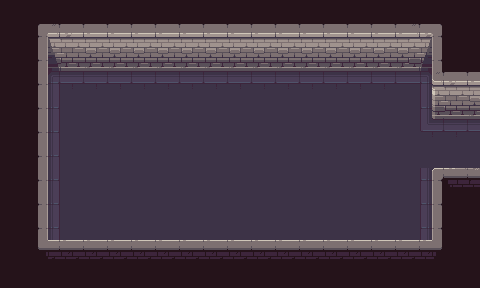

Rendered tile map (Tiled .tmx) drawn with the repository's tilesets; below, a short description and the full map source, tile grids included:
An orthogonal 20x12 tile map with 24x24 px tiles, 2 tile layers (图块层 1, Wall), 2 tilesets.

<map version="1.10" tiledversion="1.11.2" orientation="orthogonal" renderorder="right-down" width="20" height="12" tilewidth="24" tileheight="24" infinite="0" nextlayerid="3" nextobjectid="1">
 <tileset firstgid="1" source="../Base.tsx" />
 <tileset firstgid="106" source="../Air.tsx" />
 <layer id="1" name="图块层 1" width="20" height="12">
  <data encoding="csv">
101,101,101,101,101,101,101,101,101,101,101,101,101,101,101,101,101,101,101,101,
101,18,19,20,20,20,20,20,25,20,20,20,20,20,20,20,20,26,27,101,
101,63,34,40,40,40,40,40,35,35,35,35,35,40,40,40,40,41,42,101,
101,63,37,50,50,50,50,50,50,50,50,50,50,50,50,50,50,38,24,25,
101,63,64,68,68,68,68,68,68,68,68,68,68,68,68,68,68,71,39,40,
101,48,64,68,68,68,68,68,68,68,68,68,68,68,68,68,68,53,54,54,
101,48,64,68,68,68,68,68,68,68,68,68,68,68,68,68,68,70,70,70,
101,63,64,68,68,68,68,68,68,68,68,68,68,68,68,68,68,71,84,85,
101,63,64,68,68,68,68,68,68,68,68,68,68,68,68,68,68,71,42,101,
101,63,64,68,68,68,68,68,68,68,68,68,68,68,68,68,68,71,42,101,
101,96,97,97,97,97,97,97,97,97,97,97,97,97,97,97,97,97,99,101,
101,101,101,101,101,101,101,101,101,101,101,101,101,101,101,101,101,101,101,101
</data>
 </layer>
 <layer id="2" name="Wall" width="20" height="12" opacity="0">
  <data encoding="csv">
0,0,0,0,0,0,0,0,0,0,0,0,0,0,0,0,0,0,0,0,
0,106,106,106,106,106,106,106,106,106,106,106,106,106,106,106,106,106,106,0,
0,106,0,0,0,0,0,0,0,0,0,0,0,0,0,0,0,0,106,0,
0,106,0,0,0,0,0,0,0,0,0,0,0,0,0,0,0,0,106,106,
0,106,0,0,0,0,0,0,0,0,0,0,0,0,0,0,0,0,0,0,
0,106,0,0,0,0,0,0,0,0,0,0,0,0,0,0,0,0,0,0,
0,106,0,0,0,0,0,0,0,0,0,0,0,0,0,0,0,0,0,0,
0,106,0,0,0,0,0,0,0,0,0,0,0,0,0,0,0,0,106,106,
0,106,0,0,0,0,0,0,0,0,0,0,0,0,0,0,0,0,106,0,
0,106,0,0,0,0,0,0,0,0,0,0,0,0,0,0,0,0,106,0,
0,106,106,106,106,106,106,106,106,106,106,106,106,106,106,106,106,106,106,0,
0,0,0,0,0,0,0,0,0,0,0,0,0,0,0,0,0,0,0,0
</data>
 </layer>
</map>
